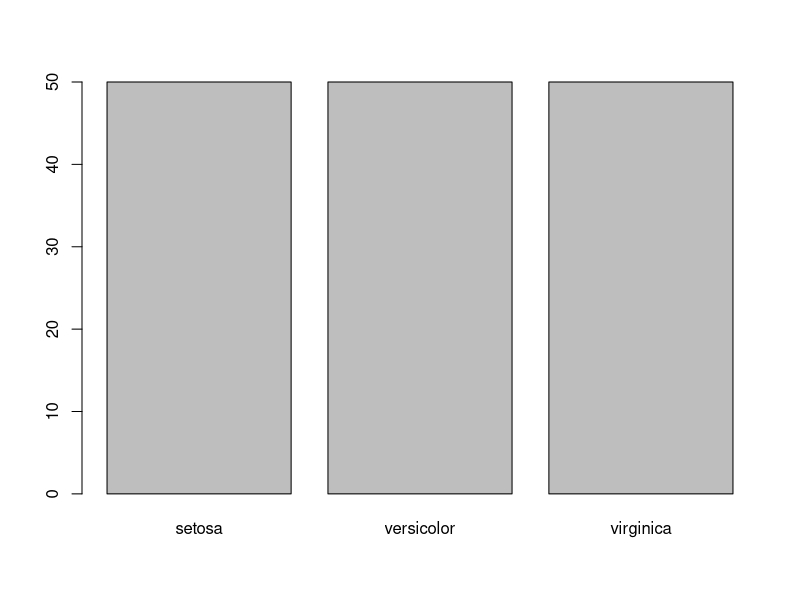
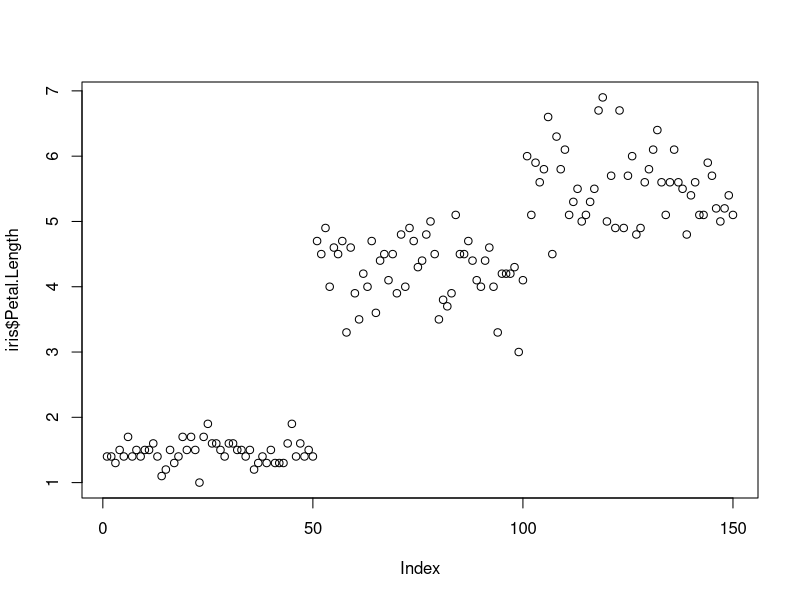
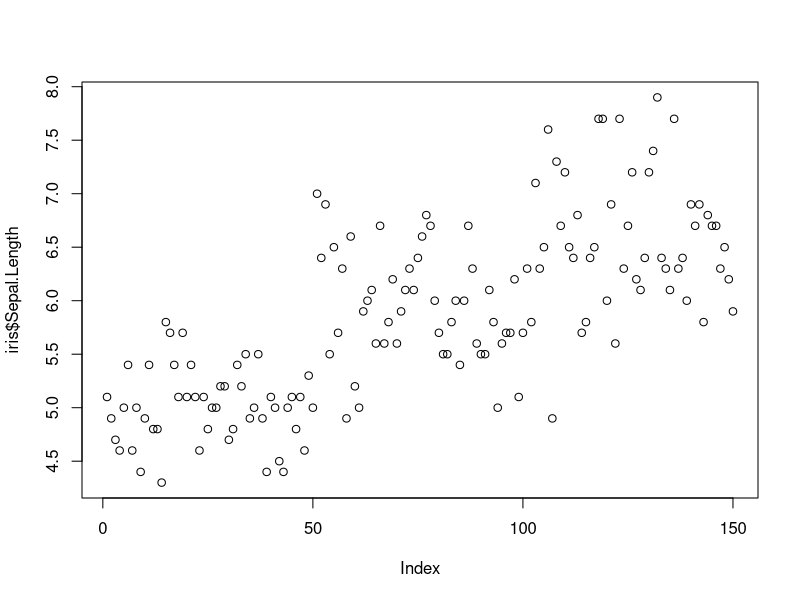
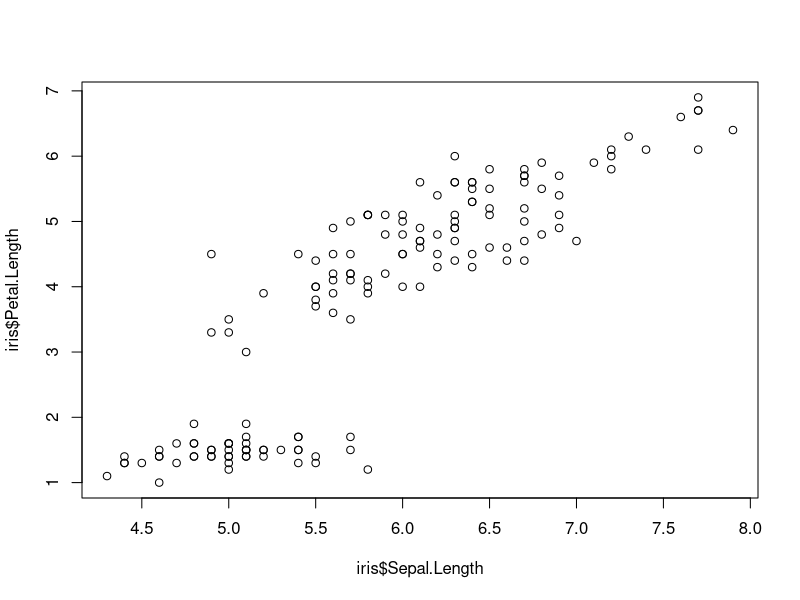
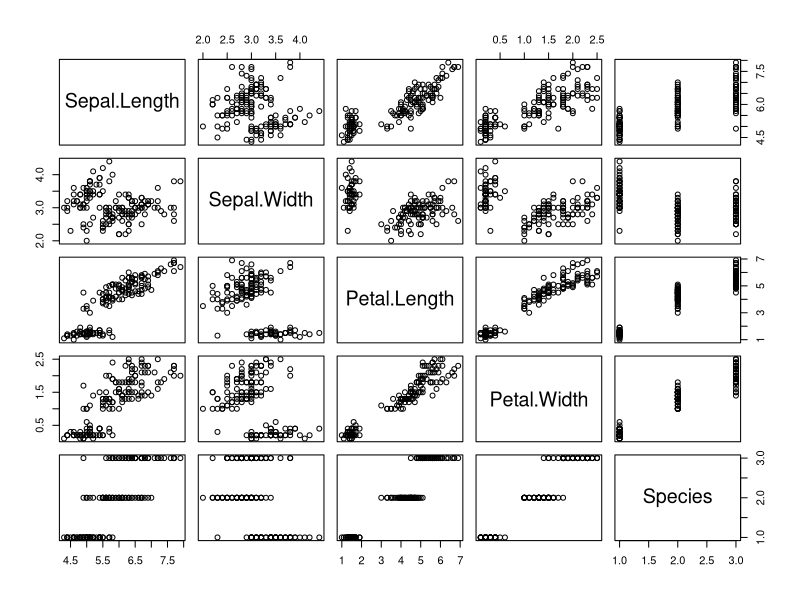
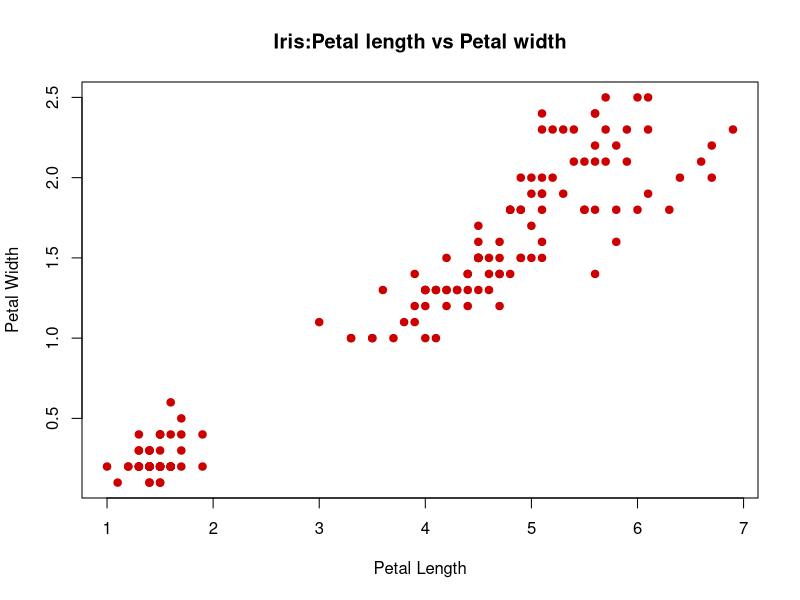
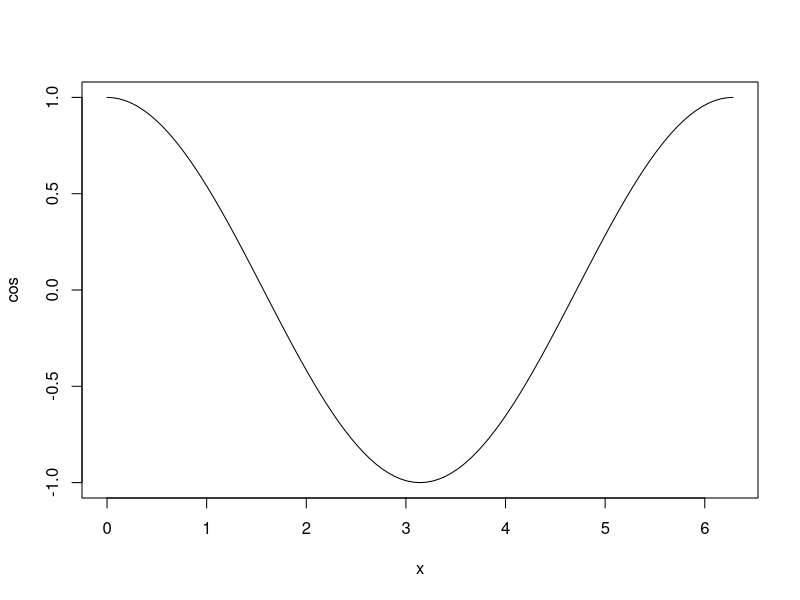
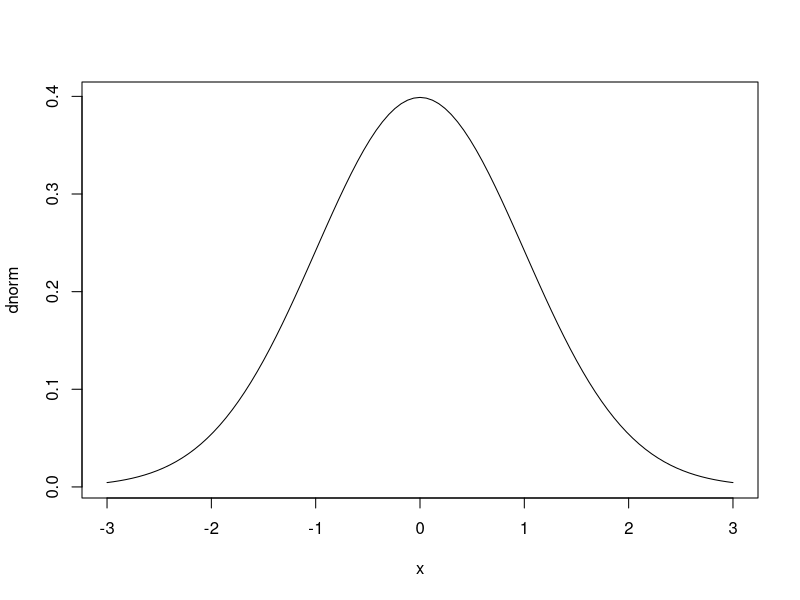

These figures' R source, in order:
head(iris)
plot(iris$Species)
plot(iris$Petal.Length)
plot(iris$Sepal.Length)
plot(iris$Sepal.Length, iris$Petal.Length)
plot(iris)
plot(iris$Petal.Length, iris$Petal.Width,
     col="#cc0000",
     pch= 19,
     main="Iris:Petal length vs Petal width",
     xlab="Petal Length",
     ylab="Petal Width"
     )
plot(cos, 0, 2*pi)
plot(dnorm, -3, +3)
plot(dnorm, -3, +3,
     col="green",
     lwd= 3,
     main= "dnorm chart",
     xlab= "z-scores",
     ylab= "Density"
     )
library(datasets)
head(mtcars)
cylinders <-table(mtcars$cyl)
barplot(cylinders)
plot(cylinders)
hist(iris$Sepal.Length)
hist(iris$Sepal.Width)
hist(iris$Petal.Length)
hist(iris$Petal.Width)

par(mfrow = c(3, 1), mar = c(2, 4, 2, 1))

hist(iris$Petal.Width [iris$Species=='setosa'],
    xlim = c(0,3),
    breaks = 9,
    main="petal width for setosa",
    xlab="",
    col = "red"
   )

hist(iris$Petal.Width [iris$Species=='versicolor'],
     xlim = c(0,3),
     breaks = 9,
     main = "petal width for versicolor",
     xlab="",
     col="green"
     )

hist(iris$Petal.Width [iris$Species=="virginica"],
     xlim = c(0,3),
     breaks=9,
     main="petal width for virginica",
     xlab="",
     col= "blue"
     
     )

hist(mtcars$wt)
hist(mtcars$mpg)
plot(mtcars$wt, mtcars$mpg,
     pch=19,
     cex=1.5,
     col='red',
     main="MPG as function of weight",
     xlab= "weoght",
     ylab="MPG")
library(datasets)
head(lynx)
hist(lynx)


hist(lynx,
     breaks = 14,
     freq =  FALSE,
     col="blue",
     main= "annual Candian LYNX",
     xlab ="Number of LYNX"
     )
curve(dnorm(x, mean=mean(lynx), sd=sd(lynx)),
      col="red",
      lwd=2,
      add=TRUE
      )
rug(lynx, lwd=4, col="gray")
summary(iris$Species)
